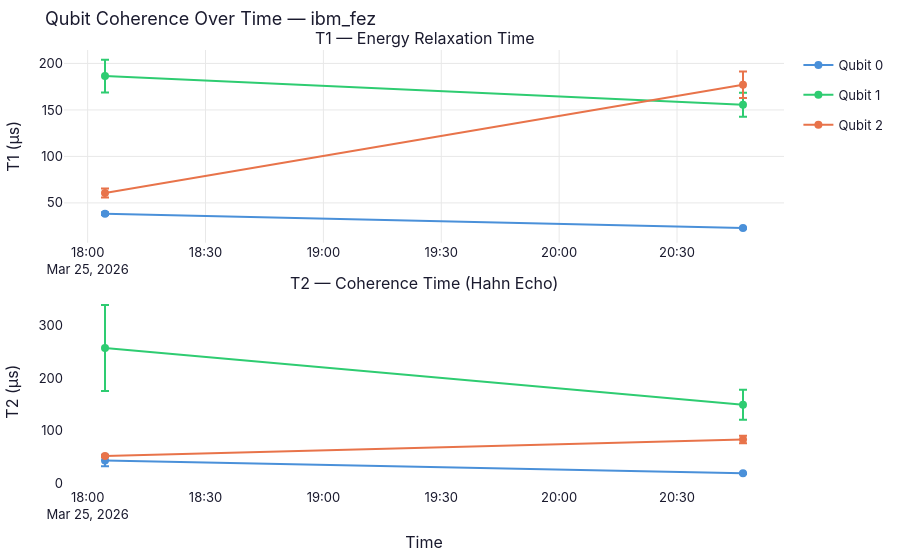

The notebook cell this image was saved under:
### Markdown cell above
## 1. T1 & T2 Temporal Drift

Qubit coherence properties are not static — they drift on the timescale of hours due to TLS fluctuators, flux noise, and recalibration cycles. The plot below shows every measurement over time, revealing which qubits are stable and which are volatile.

### Code cell
# ── T1 and T2 over time (one trace per qubit, expandable) ──
fig = make_subplots(
    rows=2, cols=1,
    subplot_titles=("T1 — Energy Relaxation Time", "T2 — Coherence Time (Hahn Echo)"),
    vertical_spacing=0.12,
)

t1_df["timestamp"] = pd.to_datetime(t1_df["timestamp"])
t2_df["timestamp"] = pd.to_datetime(t2_df["timestamp"])

for qubit in sorted(t1_df["qubit"].unique()):
    color = COLORS.get(f"qubit_{qubit}", "#888888")
    qdata = t1_df[t1_df["qubit"] == qubit]
    fig.add_trace(go.Scatter(
        x=qdata["timestamp"], y=qdata["t1_us"],
        error_y=dict(type="data", array=qdata["t1_stderr"].fillna(0), visible=True),
        mode="lines+markers",
        name=f"Qubit {qubit}",
        marker=dict(size=8, color=color),
        line=dict(color=color, width=2),
        legendgroup=f"q{qubit}",
    ), row=1, col=1)

for qubit in sorted(t2_df["qubit"].unique()):
    color = COLORS.get(f"qubit_{qubit}", "#888888")
    qdata = t2_df[t2_df["qubit"] == qubit]
    fig.add_trace(go.Scatter(
        x=qdata["timestamp"], y=qdata["t2_us"],
        error_y=dict(type="data", array=qdata["t2_stderr"].fillna(0), visible=True),
        mode="lines+markers",
        name=f"Qubit {qubit}",
        marker=dict(size=8, color=color),
        line=dict(color=color, width=2),
        legendgroup=f"q{qubit}",
        showlegend=False,
    ), row=2, col=1)

fig.update_yaxes(title_text="T1 (µs)", row=1, col=1)
fig.update_yaxes(title_text="T2 (µs)", row=2, col=1)
fig.update_xaxes(title_text="Time", row=2, col=1)

style(fig)
fig.update_layout(height=600, title_text="Qubit Coherence Over Time — ibm_fez")
fig.show()

### Figure 1 — Plotly figure (JSON) as saved in the notebook; plotly's stock layout.template omitted (floating-point values rounded to 4 significant figures)
{"data": [{"error_y": {"array": [1.552, 0.584], "type": "data", "visible": true}, "legendgroup": "q0", "line": {"color": "#4a90d9", "width": 2}, "marker": {"color": "#4a90d9", "size": 8}, "mode": "lines+markers", "name": "Qubit 0", "type": "scatter", "x": ["2026-03-25T18:04:24.847680", "2026-03-25T20:46:47.670355"], "xaxis": "x", "y": [38.39, 22.89], "yaxis": "y"}, {"error_y": {"array": [17.66, 12.86], "type": "data", "visible": true}, "legendgroup": "q1", "line": {"color": "#2ecc71", "width": 2}, "marker": {"color": "#2ecc71", "size": 8}, "mode": "lines+markers", "name": "Qubit 1", "type": "scatter", "x": ["2026-03-25T18:04:24.850630", "2026-03-25T20:46:47.672519"], "xaxis": "x", "y": [186.5, 155.6], "yaxis": "y"}, {"error_y": {"array": [4.928, 14.3], "type": "data", "visible": true}, "legendgroup": "q2", "line": {"color": "#e8734a", "width": 2}, "marker": {"color": "#e8734a", "size": 8}, "mode": "lines+markers", "name": "Qubit 2", "type": "scatter", "x": ["2026-03-25T18:04:24.851657", "2026-03-25T20:46:47.673380"], "xaxis": "x", "y": [60.66, 177.1], "yaxis": "y"}, {"error_y": {"array": [11.06, 1.297], "type": "data", "visible": true}, "legendgroup": "q0", "line": {"color": "#4a90d9", "width": 2}, "marker": {"color": "#4a90d9", "size": 8}, "mode": "lines+markers", "name": "Qubit 0", "showlegend": false, "type": "scatter", "x": ["2026-03-25T18:04:24.857279", "2026-03-25T20:46:47.677899"], "xaxis": "x2", "y": [42.77, 18.27], "yaxis": "y2"}, {"error_y": {"array": [81.95, 28.66], "type": "data", "visible": true}, "legendgroup": "q1", "line": {"color": "#2ecc71", "width": 2}, "marker": {"color": "#2ecc71", "size": 8}, "mode": "lines+markers", "name": "Qubit 1", "showlegend": false, "type": "scatter", "x": ["2026-03-25T18:04:24.859317", "2026-03-25T20:46:47.679575"], "xaxis": "x2", "y": [257.3, 148.9], "yaxis": "y2"}, {"error_y": {"array": [1.834, 7.29], "type": "data", "visible": true}, "legendgroup": "q2", "line": {"color": "#e8734a", "width": 2}, "marker": {"color": "#e8734a", "size": 8}, "mode": "lines+markers", "name": "Qubit 2", "showlegend": false, "type": "scatter", "x": ["2026-03-25T18:04:24.860439", "2026-03-25T20:46:47.680577"], "xaxis": "x2", "y": [51.19, 82.85], "yaxis": "y2"}], "layout": {"annotations": [{"font": {"size": 16}, "showarrow": false, "text": "T1 — Energy Relaxation Time", "x": 0.5, "xanchor": "center", "xref": "paper", "y": 1, "yanchor": "bottom", "yref": "paper"}, {"font": {"size": 16}, "showarrow": false, "text": "T2 — Coherence Time (Hahn Echo)", "x": 0.5, "xanchor": "center", "xref": "paper", "y": 0.44, "yanchor": "bottom", "yref": "paper"}], "autosize": true, "font": {"color": "#1a1a2e", "family": "Inter, Helvetica, Arial, sans-serif", "size": 13}, "margin": {"b": 50, "l": 60, "r": 30, "t": 50}, "paper_bgcolor": "#ffffff", "plot_bgcolor": "#ffffff", "title": {"text": "Qubit Coherence Over Time — ibm_fez"}, "xaxis": {"anchor": "y", "autorange": true, "domain": [0, 1], "gridcolor": "#e8e8e8", "range": ["2026-03-25 17:54:18.7648", "2026-03-25 20:56:53.7562"], "type": "date", "zeroline": false}, "xaxis2": {"anchor": "y2", "autorange": true, "domain": [0, 1], "range": ["2026-03-25 17:54:18.7746", "2026-03-25 20:56:53.7633"], "title": {"text": "Time"}, "type": "date"}, "yaxis": {"anchor": "x", "autorange": true, "domain": [0.56, 1], "gridcolor": "#e8e8e8", "range": [7.63, 214.5], "title": {"text": "T1 (µs)"}, "type": "linear", "zeroline": false}, "yaxis2": {"anchor": "x2", "autorange": true, "domain": [0, 0.44], "range": [-8.759, 357.6], "title": {"text": "T2 (µs)"}, "type": "linear"}}}
